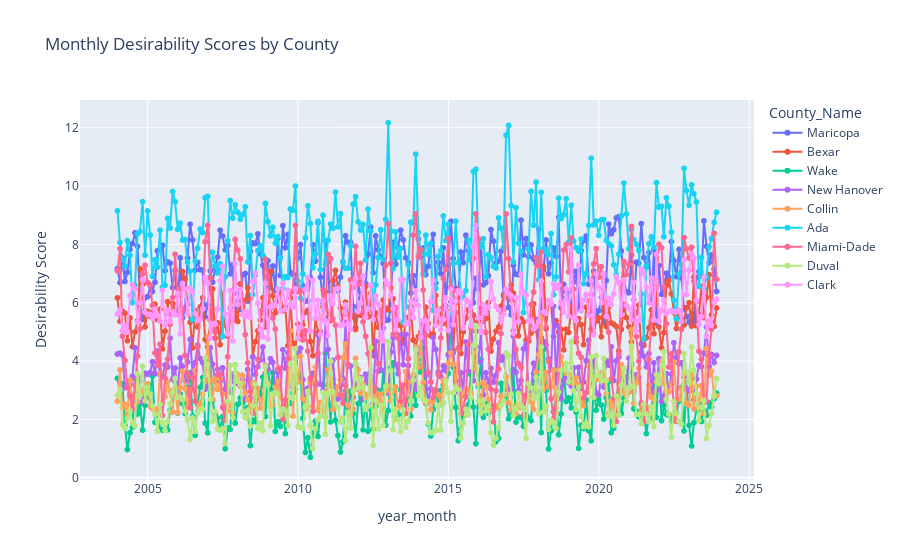

Source (notebook cell):
### Code cell
import pandas as pd
import plotly.express as px

# Assuming top10_migration is your DataFrame containing the necessary columns

# Create a new column for year-month and convert to datetime
top10_migration['year_month'] = pd.to_datetime(top10_migration['year'].astype(str) + '-' + top10_migration['month'])

# Calculate overall averages for each month across all years
overall_avg = top10_migration.groupby(['month', 'year']).agg({'temp': 'mean', 'percip': 'mean'}).reset_index()
overall_avg.columns = ['month', 'year', 'overall_avg_temp', 'overall_avg_percip']

# Merge overall averages with the monthly data
monthly_averages = pd.merge(top10_migration, overall_avg, on=['month', 'year'])

# Calculate absolute differences from overall averages
monthly_averages['temp_diff'] = abs(monthly_averages['temp'] - monthly_averages['overall_avg_temp'])
monthly_averages['percip_diff'] = abs(monthly_averages['percip'] - monthly_averages['overall_avg_percip'])

# Weights for desirability components
w_T = 0.3  # weight for temperature
w_P = 0.2  # weight for precipitation
w_r = 0.5  # weight for rank

# Normalize the rank so that a lower rank yields a higher desirability contribution
monthly_averages['rank_adjusted'] = monthly_averages['Rank'].max() - monthly_averages['Rank'] + 1

# Calculate the desirability score for each month
monthly_averages['desirability_month'] = (
    w_T * monthly_averages['temp_diff'] +
    w_P * monthly_averages['percip_diff'] +
    w_r * monthly_averages['rank_adjusted']
)

# Calculate yearly desirability score by taking the mean of monthly scores per county and year
yearly_desirability = monthly_averages.groupby(['County_Name', 'State', 'year']).agg({'desirability_month': 'mean'}).reset_index()
yearly_desirability.columns = ['County_Name', 'State', 'year', 'desirability_year']

# Merge yearly desirability back into the monthly averages DataFrame
monthly_averages = pd.merge(monthly_averages, yearly_desirability, on=['County_Name', 'State', 'year'], how='left')

# Sort the data by 'year_month'
monthly_averages.sort_values('year_month', inplace=True)

# Output the final results
final_results = monthly_averages[['County_Name', 'State', 'temp', 'percip', 'desirability_month', 'Rank', 'month', 'year', 'desirability_year']]
print(final_results)

### Figure 1 — Plotly figure (JSON) as saved in the notebook; plotly's stock layout.template omitted (floating-point values rounded to 4 significant figures; data arrays with more than 128 entries replaced by an {"elided": "..."} marker saying what was removed)
{"data": [{"hovertemplate": "County_Name=Maricopa<br>year_month=%{x}<br>Desirability Score=%{y}<extra></extra>", "legendgroup": "Maricopa", "line": {"color": "#636efa", "dash": "solid"}, "marker": {"symbol": "circle"}, "mode": "markers+lines", "name": "Maricopa", "showlegend": true, "type": "scattergl", "x": {"elided": "240 str values"}, "xaxis": "x", "y": {"elided": "240 float values"}, "yaxis": "y"}, {"hovertemplate": "County_Name=Bexar<br>year_month=%{x}<br>Desirability Score=%{y}<extra></extra>", "legendgroup": "Bexar", "line": {"color": "#EF553B", "dash": "solid"}, "marker": {"symbol": "circle"}, "mode": "markers+lines", "name": "Bexar", "showlegend": true, "type": "scattergl", "x": {"elided": "240 str values"}, "xaxis": "x", "y": {"elided": "240 float values"}, "yaxis": "y"}, {"hovertemplate": "County_Name=Wake<br>year_month=%{x}<br>Desirability Score=%{y}<extra></extra>", "legendgroup": "Wake", "line": {"color": "#00cc96", "dash": "solid"}, "marker": {"symbol": "circle"}, "mode": "markers+lines", "name": "Wake", "showlegend": true, "type": "scattergl", "x": {"elided": "240 str values"}, "xaxis": "x", "y": {"elided": "240 float values"}, "yaxis": "y"}, {"hovertemplate": "County_Name=New Hanover<br>year_month=%{x}<br>Desirability Score=%{y}<extra></extra>", "legendgroup": "New Hanover", "line": {"color": "#ab63fa", "dash": "solid"}, "marker": {"symbol": "circle"}, "mode": "markers+lines", "name": "New Hanover", "showlegend": true, "type": "scattergl", "x": {"elided": "240 str values"}, "xaxis": "x", "y": {"elided": "240 float values"}, "yaxis": "y"}, {"hovertemplate": "County_Name=Collin<br>year_month=%{x}<br>Desirability Score=%{y}<extra></extra>", "legendgroup": "Collin", "line": {"color": "#FFA15A", "dash": "solid"}, "marker": {"symbol": "circle"}, "mode": "markers+lines", "name": "Collin", "showlegend": true, "type": "scattergl", "x": {"elided": "240 str values"}, "xaxis": "x", "y": {"elided": "240 float values"}, "yaxis": "y"}, {"hovertemplate": "County_Name=Ada<br>year_month=%{x}<br>Desirability Score=%{y}<extra></extra>", "legendgroup": "Ada", "line": {"color": "#19d3f3", "dash": "solid"}, "marker": {"symbol": "circle"}, "mode": "markers+lines", "name": "Ada", "showlegend": true, "type": "scattergl", "x": {"elided": "240 str values"}, "xaxis": "x", "y": {"elided": "240 float values"}, "yaxis": "y"}, {"hovertemplate": "County_Name=Miami-Dade<br>year_month=%{x}<br>Desirability Score=%{y}<extra></extra>", "legendgroup": "Miami-Dade", "line": {"color": "#FF6692", "dash": "solid"}, "marker": {"symbol": "circle"}, "mode": "markers+lines", "name": "Miami-Dade", "showlegend": true, "type": "scattergl", "x": {"elided": "240 str values"}, "xaxis": "x", "y": {"elided": "240 float values"}, "yaxis": "y"}, {"hovertemplate": "County_Name=Duval<br>year_month=%{x}<br>Desirability Score=%{y}<extra></extra>", "legendgroup": "Duval", "line": {"color": "#B6E880", "dash": "solid"}, "marker": {"symbol": "circle"}, "mode": "markers+lines", "name": "Duval", "showlegend": true, "type": "scattergl", "x": {"elided": "240 str values"}, "xaxis": "x", "y": {"elided": "240 float values"}, "yaxis": "y"}, {"hovertemplate": "County_Name=Clark<br>year_month=%{x}<br>Desirability Score=%{y}<extra></extra>", "legendgroup": "Clark", "line": {"color": "#FF97FF", "dash": "solid"}, "marker": {"symbol": "circle"}, "mode": "markers+lines", "name": "Clark", "showlegend": true, "type": "scattergl", "x": {"elided": "240 str values"}, "xaxis": "x", "y": {"elided": "240 float values"}, "yaxis": "y"}], "layout": {"legend": {"title": {"text": "County_Name"}, "tracegroupgap": 0}, "title": {"text": "Monthly Desirability Scores by County"}, "xaxis": {"anchor": "y", "domain": [0, 1], "title": {"text": "year_month"}}, "yaxis": {"anchor": "x", "domain": [0, 1], "title": {"text": "Desirability Score"}}}}
